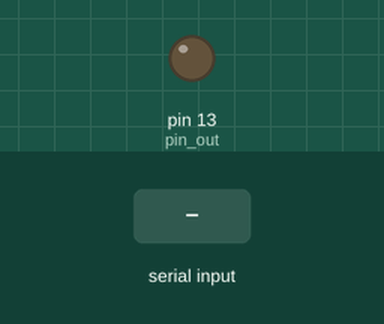
Simulated run of this sketch. Board: Arduino Uno, built with avr-gcc and run on an emulated ATmega328P. Shown: output pins drawn as LEDs (lit = HIGH). The test bench sets the inputs (shaded band).

Above: at 1.2 s.
1.3 s: "ON\n" received over Serial
At 2.1 s:
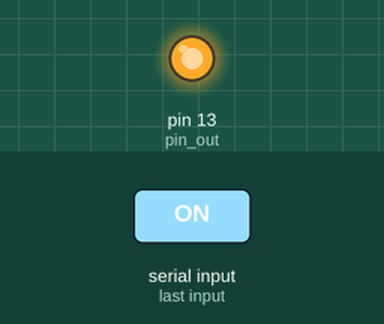
2.8 s: "OFF\n" received over Serial
At 3.3 s:
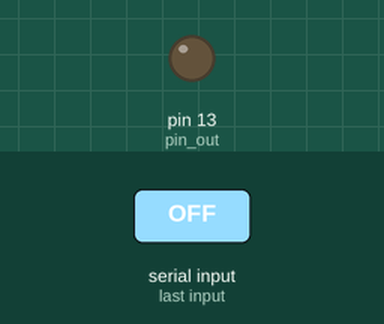
Timing chart, 0 to 5.8 s (numbered marks = the images above; inputs shaded):
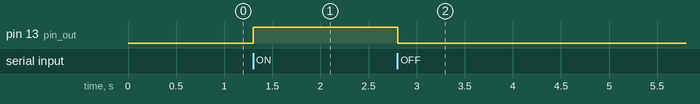

The sketch:

SerialInput.ino
```cpp
// answer may not match exactly
int pin_out = 13;

void setup(){
    Serial.begin(9600);
    pinMode(pin_out, OUTPUT); // make an output pin to send to LED
}

void loop(){
    if(Serial.available() > 0){ // if char typed in bar
        // read value until enter
        String input_string = Serial.readStringUntil('\n'); // reads every newline char
        if(input_string == "ON"){
            digitalWrite(pin_out, HIGH);
        }
        if(input_string == "OFF"){
            digitalWrite(pin_out, LOW);
        }
    }
}
```

Measured:
- after the input at 1.3 s, pin 13 (pin_out): LOW → HIGH at once
- after the input at 2.8 s, pin 13 (pin_out): HIGH → LOW at once
